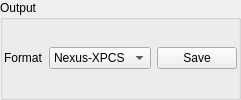
          <widget class="QGroupBox" name="groupBox_6">
           <property name="sizePolicy">
            <sizepolicy hsizetype="Minimum" vsizetype="Minimum">
             <horstretch>1</horstretch>
             <verstretch>0</verstretch>
            </sizepolicy>
           </property>
           <property name="title">
            <string>Output</string>
           </property>
           <layout class="QGridLayout" name="gridLayout_7">
            <property name="leftMargin">
             <number>1</number>
            </property>
            <property name="topMargin">
             <number>1</number>
            </property>
            <property name="rightMargin">
             <number>1</number>
            </property>
            <property name="bottomMargin">
             <number>1</number>
            </property>
            <item row="0" column="3">
             <widget class="QPushButton" name="pushButton">
              <property name="text">
               <string>Save</string>
              </property>
             </widget>
            </item>
            <item row="0" column="1">
             <widget class="QLabel" name="label_47">
              <property name="sizePolicy">
               <sizepolicy hsizetype="Fixed" vsizetype="Preferred">
                <horstretch>0</horstretch>
                <verstretch>0</verstretch>
               </sizepolicy>
              </property>
              <property name="text">
               <string>Format</string>
              </property>
             </widget>
            </item>
            <item row="0" column="2">
             <widget class="QComboBox" name="comboBox_output_type">
              <property name="sizePolicy">
               <sizepolicy hsizetype="Preferred" vsizetype="Fixed">
                <horstretch>0</horstretch>
                <verstretch>0</verstretch>
               </sizepolicy>
              </property>
              <item>
               <property name="text">
                <string>Nexus-XPCS</string>
               </property>
              </item>
              <item>
               <property name="text">
                <string>Mask-Only</string>
               </property>
              </item>
             </widget>
            </item>
           </layout>
          </widget>
